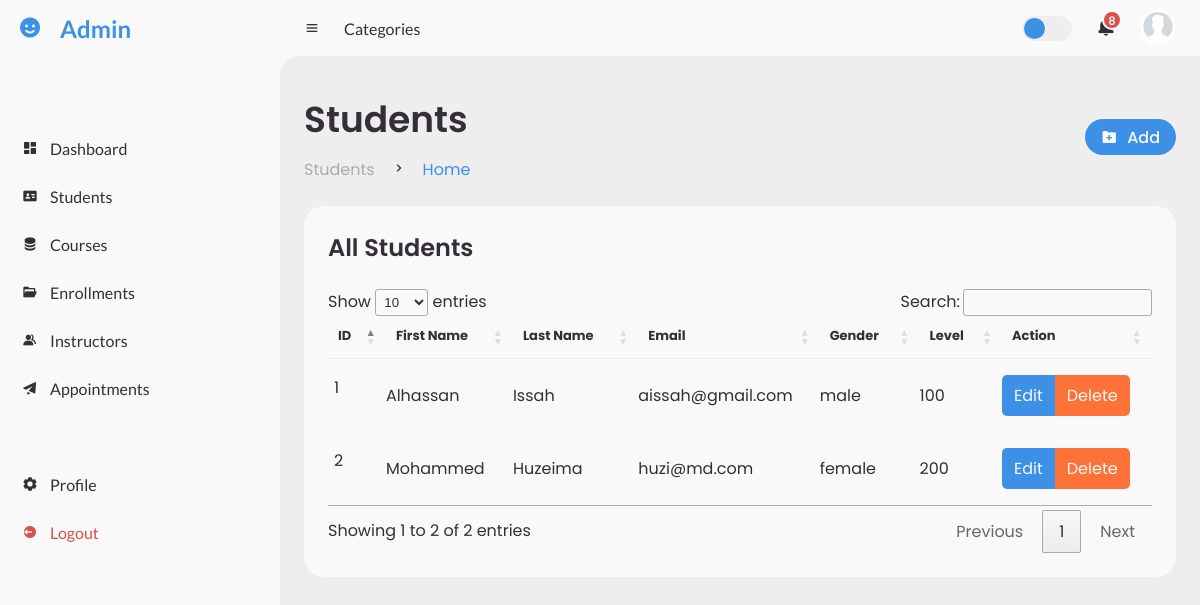
The page /view/students/index.php (signed in) on the database its author committed.
### tables this page shows
CREATE TABLE `students` (
  `id` int(11) NOT NULL,
  `first_name` varchar(50) NOT NULL,
  `last_name` varchar(50) NOT NULL,
  `gender` varchar(6) NOT NULL,
  `date_of_birth` date NOT NULL,
  `phone_number` varchar(10) NOT NULL,
  `level` varchar(3) NOT NULL,
  `email` varchar(100) NOT NULL,
  `address` varchar(250) NOT NULL,
  `city` varchar(20) NOT NULL,
  `region` varchar(10) NOT NULL,
  `registration_date` date NOT NULL
);

### app/database.php (called while the page is built, shortened)
<?php
class Database {
	private $host;
	private $db_name;
	private $username;
	private $password;
	public $conn;
	public function __construct()
	{
		try {
			$this->conn = new PDO("mysql:host=$this->host;dbname=$this->db_name", $this->username, $this->password);
			$this->conn->setAttribute(PDO::ATTR_ERRMODE, PDO::ERRMODE_EXCEPTION);
		} catch (PDOException $e) {
			echo "Connection Error: " . $e->getMessage();
		}
	}
	private function set_variables(): void
	{
		$this->host = $_ENV['DB_HOST'];
		$this->db_name = $_ENV['DB_NAME'];
		$this->username = $_ENV['DB_USER'];
		$this->password = $_ENV['DB_PASSWORD'];
	}
	public function all(string $table): array
	{
		try {
			$sql = "SELECT * FROM $table";
			$stmt = $this->conn->prepare($sql);
			$stmt->execute();
			return $stmt->fetchAll(PDO::FETCH_ASSOC);
		} catch (PDOException $e) {
			echo "Error: " . $e->getMessage();
			return [];
		}
	}
}

### view/students/index.php (the view, shortened to what this page needs)
<?php
include_once('../partials/header.php');
include_once('../partials/sidebar.php');
$db = new Database();
$students = $db->all('students');
?>
<section id="content">
    <?php include_once('../partials/navbar.php') ?>
    <main>
        <div class="head-title">
            <div class="left">
                <h1>Students</h1>
                <ul class="breadcrumb">
                    <li>
                        <a href="#">Students</a>
                    </li>
                    <li><i class='bx bx-chevron-right'></i></li>
                    <li>
                        <a class="active" href="#">Home</a>
                    </li>
                </ul>
            </div>
            <a href="create.php" class="btn-download">
                <i class='bx bxs-folder-plus'></i>
                <span class="text">Add</span>
            </a>
        </div>
        <div class="table-data">
            <div class="ls-tables">
                <div class="order">
                    <div class="head">
                        <h3>All Students</h3>
                    </div>
                    <table id="students-table">
                        <thead>
                            <tr>
                                <th>ID</th>
                                <th>First Name</th>
                                <th>Last Name</th>
                                <th>Email</th>
                                <th>Gender</th>
                                <th>Level</th>
                                <th>Action</th>
                            </tr>
                        </thead>
                        <tbody>
                            <?php foreach($students as $student): ?>
                            <tr>
                                <td><?= $student['id'] ?></td>
                                <td><?= $student['first_name'] ?></td>
                                <td><?= $student['last_name'] ?></td>
                                <td><?= $student['email'] ?></td>
                                <td><?= $student['gender'] ?></td>
                                <td><?= $student['level'] ?></td>
                                <td>
                                    <div class="tabgroup">
                                        <span class="tab-item edit"><a href="edit.php?id=<?= $student['id'] ?>">Edit</a></span>
                                        <span class="tab-item delete"><a href="<?= $root . 'app/delete.php?table=students&id=' . $student['id'] ?>" onclick="return confirm('Are you sure you want to delete <?= $student['id'] ?>?')">Delete</a></span>
                                    </div>
                                </td>
                            </tr>
                            <?php endforeach ?>
                        </tbody>
                    </table>
                </div>
            </div>
        </div>
    </main>
</section>
<?php include_once('../partials/footer.php') ?>

### assets/css/style.css (style rules this page uses)
* { margin: 0; padding: 0; box-sizing: border-box; }
a { text-decoration: none; }
li { list-style: none; }
:root { --poppins: 'Poppins', sans-serif; --lato: 'Lato', sans-serif; --light: #F9F9F9; --blue: #3C91E6; --light-blue: #CFE8FF; --grey: #eee; --dark-grey: #AAAAAA; --dark: #342E37; --red: #DB504A; --yellow: #FFCE26; --light-yellow: #FFF2C6; --orange: #FD7238; --light-orange: #FFE0D3; }
html { overflow-x: hidden; }
body { background: var(--grey); overflow-x: hidden; }
#content { position: relative; width: calc(100% - 280px); left: 280px; transition: .3s ease; }
#content main { width: 100%; padding: 36px 24px; font-family: var(--poppins); max-height: calc(100vh - 56px); overflow-y: auto; }
#content main .head-title { display: flex; align-items: center; justify-content: space-between; grid-gap: 16px; flex-wrap: wrap; }
#content main .head-title .left h1 { font-size: 36px; font-weight: 600; margin-bottom: 10px; color: var(--dark); }
#content main .head-title .left .breadcrumb { display: flex; align-items: center; grid-gap: 16px; }
#content main .head-title .left .breadcrumb li { color: var(--dark); }
#content main .head-title .left .breadcrumb li a { color: var(--dark-grey); pointer-events: none; }
#content main .head-title .left .breadcrumb li a.active { color: var(--blue); pointer-events: unset; }
#content main .head-title .btn-download { height: 36px; padding: 0 16px; border-radius: 36px; background: var(--blue); color: var(--light); display: flex; justify-content: center; align-items: center; grid-gap: 10px; font-weight: 500; }
#content main .table-data { display: flex; flex-wrap: wrap; grid-gap: 24px; margin-top: 24px; width: 100%; color: var(--dark); }
#content main .table-data > div { border-radius: 20px; background: var(--light); padding: 24px; overflow-x: auto; }
#content main .table-data .head { display: flex; align-items: center; grid-gap: 16px; margin-bottom: 24px; }
#content main .table-data .head h3 { margin-right: auto; font-size: 24px; font-weight: 600; }
#content main .table-data .ls-tables { flex-grow: 1; flex-basis: 500px; }
#content main .table-data .ls-tables table { width: 100%; border-collapse: collapse; }
#content main .table-data .ls-tables table th { padding-bottom: 12px; font-size: 13px; text-align: left; border-bottom: 1px solid var(--grey); }
#content main .table-data .ls-tables table td { padding: 16px 0; }
#content main .table-data .ls-tables table tr td:first-child { display: flex; align-items: center; grid-gap: 12px; padding-left: 6px; }
#content main .table-data .ls-tables table tr td div.tabgroup { display: flex; align-items: center; justify-content: left; }
#content main .table-data .ls-tables table tr td div.tabgroup span.tab-item { display: inline-block; margin: 0; padding: 8px 12px; background-color: var(--blue); color: var(--light); }
#content main .table-data .ls-tables table tr td div.tabgroup span.tab-item a { color: inherit; }
#content main .table-data .ls-tables table tr td div.tabgroup span.edit { background-color: var(--blue); border-top-left-radius: 5px; border-bottom-left-radius: 5px; }
#content main .table-data .ls-tables table tr td div.tabgroup span.delete { background-color: var(--orange); border-top-right-radius: 5px; border-bottom-right-radius: 5px; }

### rows shown on the page
students: id "1", first_name "Alhassan", last_name "Issah", email "aissah@gmail.com", gender "male", level "100"
students: id "2", first_name "Mohammed", last_name "Huzeima", email "huzi@md.com", gender "female", level "200"
